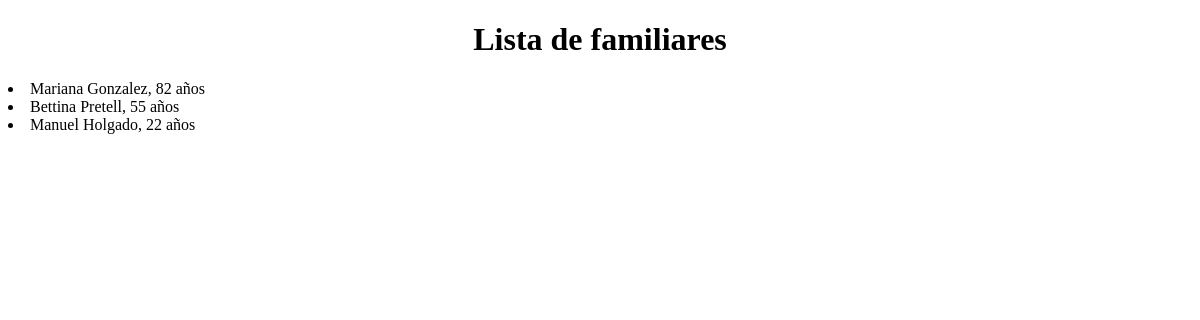
Before: /ver-familiares/ with the older database file.
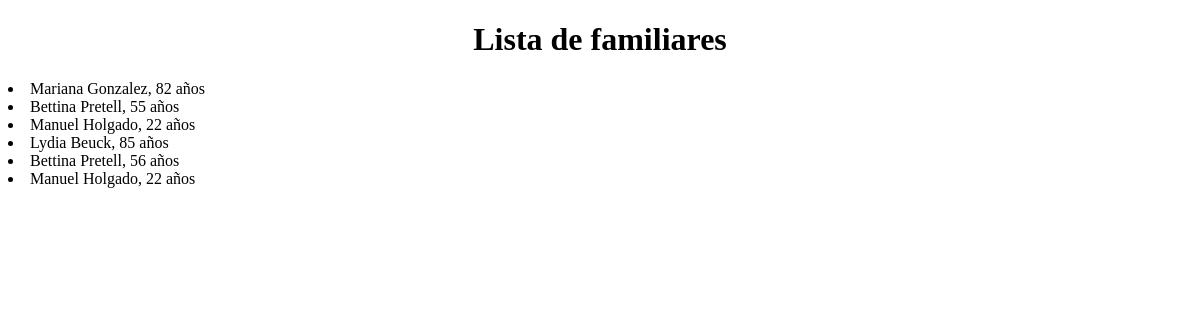
After: the same page with the newer database file.
### MVT_app/models.py (models this page shows)
class Familiar(models.Model):
    nombre = models.CharField(max_length=30)
    apellido = models.CharField(max_length=30)
    edad = models.IntegerField()
    fecha_nacimiento = models.DateField(null=True)

### MVT_project/views.py (the view)
# urls.py: path('ver-familiares/', views.ver_familiares),
def ver_familiares(request):
    familiares = Familiar.objects.all()
    template = loader.get_template('ver_familiares.html')
    template_renderizado = template.render({'familiares':familiares})
    return HttpResponse(template_renderizado)

### templates/ver_familiares.html (shortened to what this page needs)
<!DOCTYPE html>
<html lang="en">
<head>
</head>
<body>
    <center><h1>Lista de familiares</h1></center>
    <p>
        {% for familiar in familiares %}
        <li>{{familiar.nombre}} {{familiar.apellido}}, {{familiar.edad}} años</li>
        {% endfor %}
    </p>
</body>
</html>

Changed rows visible on the page:
added Familiar: nombre "Lydia", apellido "Beuck", edad "85"
added Familiar: nombre "Bettina", apellido "Pretell", edad "56"
added Familiar: nombre "Manuel", apellido "Holgado", edad "22"
